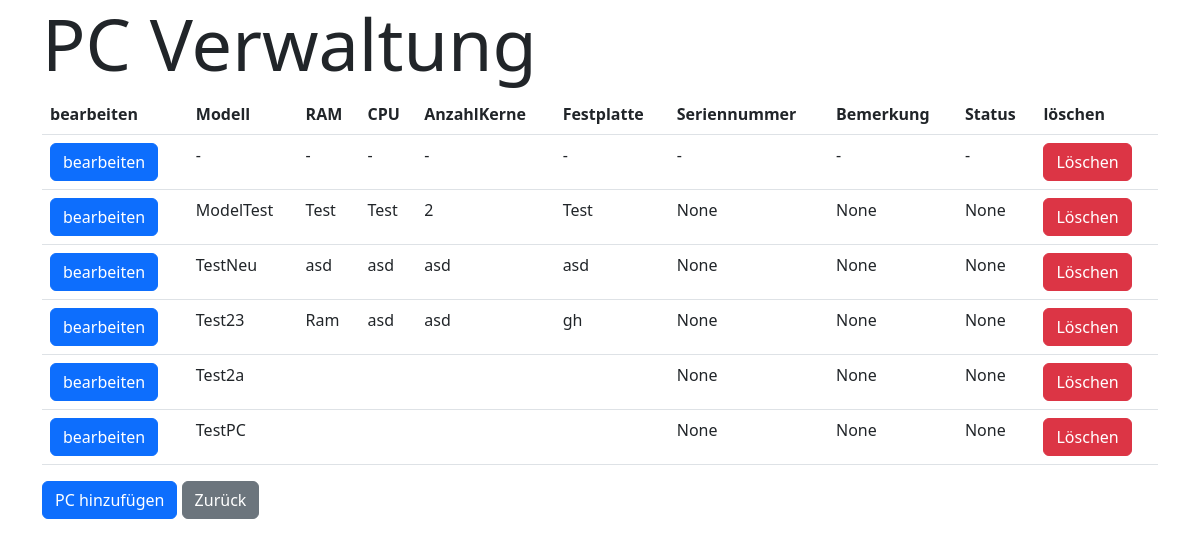
The page /itinventory/pcs/ on the database as committed earlier.
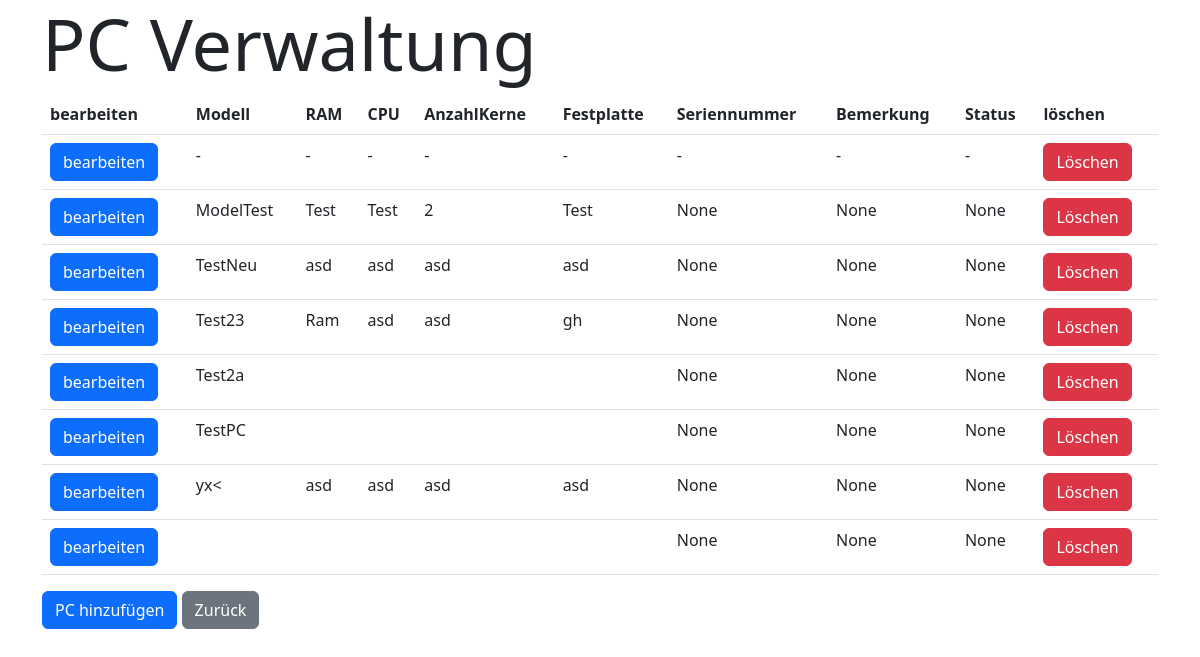
The same page on the database as committed later.
### itinventory/models.py (models this page shows)
class Pcs(models.Model):
    modell = models.CharField(max_length=255)
    RAM = models.CharField(max_length=255)
    CPU = models.CharField(max_length=255)
    anzahlkerne = models.CharField(max_length=255)
    festplatte = models.CharField(max_length=255, null=True)
    serialnummer = models.CharField(max_length=50,default=None, null=True, blank=True)
    monitor1 = models.CharField(max_length=50,default=None, null=True, blank=True)
    monitor2 = models.CharField(max_length=50,default=None, null=True, blank=True)
    bemaerkung = models.CharField(max_length=300,default=None, null=True, blank=True)
    status = models.CharField(max_length=100,default=None, null=True, blank=True)

### itinventory/views.py (the view)
# urls.py: path('pcs/', views.pcs, name='pcs'),
def pcs(request):
    mypcs = Pcs.objects.all().values()
    template = loader.get_template('pcs.html')
    context = {
        'mypcs': mypcs,
    }
    return HttpResponse(template.render(context, request))

### itinventory/templates/pcs.html (shortened to what this page needs)
<!doctype html>
<html lang="en">
  <head>
    <link href="https://cdn.jsdelivr.net/npm/bootstrap@5.2.2/dist/css/bootstrap.min.css" rel="stylesheet">
    <link rel="icon" href="https://usercontent.one/wp/www.qa-rheinruhr.de/wp-content/uploads/favicon.png" sizes="32x32">  </head>
  <body>
    <div class="container" >
        <div class="row">
            <div class="col-12">
              <h1 class="display-2">PC Verwaltung</h1>
              <form action="/itinventory/addplatz/addplatzRecord/" method="post">
                <div class="table-responsive">
                <table class="table">
                  <tr>
                    <th>bearbeiten</th>
                    <th>Modell</th>
                    <th>RAM</th>
                    <th>CPU</th>
                    <th>AnzahlKerne</th>
                    <th>Festplatte</th>
                    <th>Seriennummer</th>
                    <th>Bemerkung</th>
                    <th>Status</th>
                    <th>löschen</th>
                  </tr>
                  {% for x in mypcs %}
                  <tr>
                    <td><a href="/itinventory/updatePc/{{ x.id }}" class="btn btn-primary">bearbeiten</a></td>
                    <td>{{ x.modell }}</td>
                    <td>{{ x.RAM }}</td>
                    <td>{{ x.CPU }}</td>
                    <td>{{ x.anzahlkerne }}</td>
                    <td>{{ x.festplatte }}</td>
                    <td>{{ x.serialnummer }}</td>
                    <td>{{ x.bemaerkung }}</td>
                    <td>{{ x.status }}</td>
                    <td><a href="/itinventory/delPc/{{ x.id }}" class="btn btn-danger">Löschen</a></td>
                </tr>
                {% endfor %}
                </table>
              </div>
                <a href="/itinventory/addpc/" class="btn btn-primary">PC hinzufügen</a>
                <a href="/itinventory/" class="btn btn-secondary">Zurück</a>
              </form>
            </div>
        </div>
    </div>
  </body>
</html>

Rows that differ between the two databases and show on the page:
added Pcs: modell "yx<", RAM "asd", CPU "asd", anzahlkerne "asd", festplatte "asd", serialnummer "None", bemaerkung "None", status "None"
added Pcs: serialnummer "None", bemaerkung "None", status "None"
